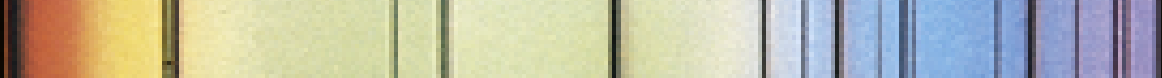
#> input picture spectrum/spectrum_py/A.png, 1162 x 78 px, given in place of test.png, which was not available
$ python s.py
#> lines starting #> are read from the running program, lines starting #| are printed output that depends on the picture; pictures that were not available may be replaced by others from this repository, and a replacement may not be noted
from PIL import Image
import matplotlib.pyplot as plt
import numpy as np

TARGET_WIDTH = 500

path = 'spectrum_py/'

def vis_compare(s, t):
    x = np.arange(0, len(s))
    plt.plot(x, s)
    plt.plot(x, t)
    plt.show()

def get_spec(name):
#> called with name = 'test'
    img = Image.open(f"{path}/{name}.png")
#> img is the input picture: PIL image 1162x78 RGBA; mean R, G, B, A 185.8, 185.2, 167.2, 255
    img = img.resize((TARGET_WIDTH, img.height))
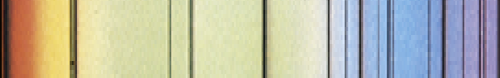
#> img: PIL image 500x78 RGBA; mean R, G, B, A 185.8, 185.2, 167.2, 255
    img_array = np.array(img)
    s = img_array[:, :, 0]
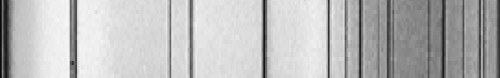
#> s: shape (78, 500); min 7, max 248, mean 185.8
    s = s.mean(axis=0)
#> s = 500 values, max 243.1 at index 67, min 9.19 at index 0, mean 185.8
    s = 255 - s
#> s = 500 values, max 245.8 at index 0, min 11.88 at index 67, mean 69.17
    return s

templates = {'A': [], 'B': [], 'F': [], 'G': [], 'K': [], 'M': [], 'O': []}

t = get_spec('test')
#> t has the same summary as s in get_spec
for i in templates.keys():
    templates[i] = get_spec(i)
#> pass 2 of the loop `for i in templates.keys():`:
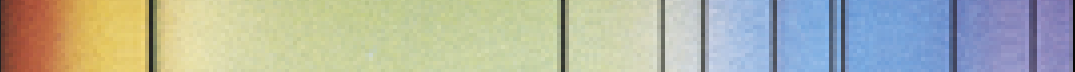
#> input picture spectrum/spectrum_py/B.png, 1075 x 72 px
#> in get_spec, img is the input picture: PIL image 1075x72 RGBA; mean R, G, B, A 176, 179.3, 163.8, 255
#> in get_spec (call 3), `img = img.resize((TARGET_WIDTH, img.height))`:
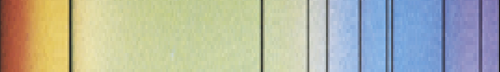
#> img: PIL image 500x72 RGBA; mean R, G, B, A 176, 179.3, 163.8, 255
#> in get_spec (call 3), `s = img_array[:, :, 0]`:
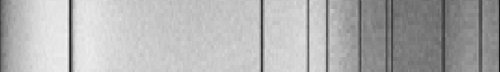
#> s: shape (72, 500); min 22, max 243, mean 176
#> in get_spec (call 3), `s = s.mean(axis=0)`: s = 500 values, max 237.4 at index 66, min 23.51 at index 499, mean 176
#> in get_spec (call 3), `s = 255 - s`: s = 500 values, max 231.5 at index 499, min 17.58 at index 66, mean 78.96
#> pass 3 of the loop `for i in templates.keys():`:
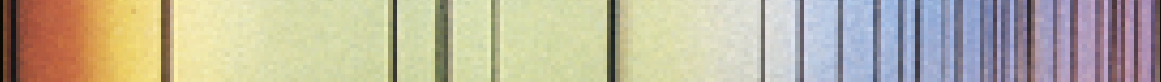
#> input picture spectrum/spectrum_py/F.png, 1161 x 82 px
#> in get_spec, img is the input picture: PIL image 1161x82 RGBA; mean R, G, B, A 186.6, 179.1, 157.3, 255
#> in get_spec (call 4), `img = img.resize((TARGET_WIDTH, img.height))`:
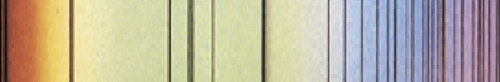
#> img: PIL image 500x82 RGBA; mean R, G, B, A 186.6, 179.1, 157.4, 255
#> in get_spec (call 4), `s = img_array[:, :, 0]`:
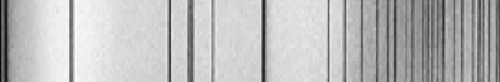
#> s: shape (82, 500); min 8, max 252, mean 186.6
#> in get_spec (call 4), `s = s.mean(axis=0)`: s = 500 values, max 249 at index 75, min 8.68 at index 0, mean 186.6
#> in get_spec (call 4), `s = 255 - s`: s = 500 values, max 246.3 at index 0, min 6.01 at index 75, mean 68.43
#> (the run stopped early here; a loop or call above may not have finished)
